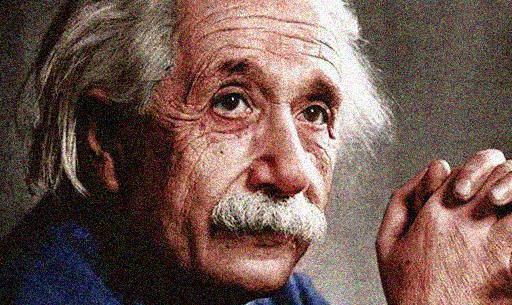
#> input picture 图像去噪综合应用/img/einstein_noisy.jpg, 512 x 305 px, given in place of cat.jpg, which was not available
$ jupyter execute --allow-errors '图像去噪综合应用优化.ipynb'   (older library calls are emulated)
#> lines starting #> are read from the running program, lines starting #| are printed output that depends on the picture; pictures that were not available may be replaced by others from this repository, and a replacement may not be noted
[cell 1]
# skimage.restoration 提供了图像去噪的方法，这里我们使用 denoise_wavelet 方法进行小波去噪
# skimage.io 提供了图像的输入输出功能，这里我们使用 io.imread 读取图像
import matplotlib.pyplot as plt
from skimage.restoration import denoise_wavelet
from skimage.io import imread
from skimage import io

from skimage import img_as_float, io
from skimage.util import random_noise
from skimage.metrics import peak_signal_noise_ratio as psnr
from skimage.restoration import (denoise_tv_chambolle, denoise_bilateral, denoise_wavelet, denoise_nl_means)
import numpy as np

#读图并添加噪音
img = io.imread("cat.jpg", as_gray=True) #灰度图
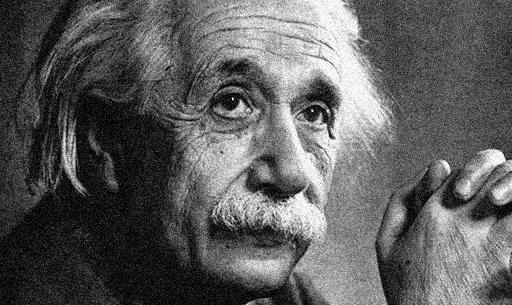
#> img: shape (305, 512) float64; min 0, max 1, mean 0.366
#cat_noise=random_noise(img)  #自己添加噪音图

#读取给定噪音图
cat_noise = io.imread('cat_noisy.jpg',as_gray=True)
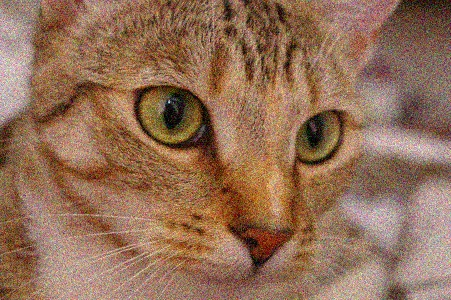
#> input picture 图像去噪综合应用/img/cat_noisy.jpg, 451 x 300 px, found by its file name
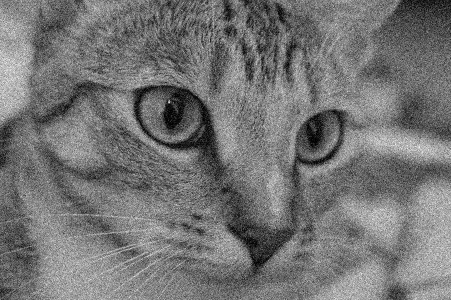
#> cat_noise: shape (300, 451) float64; min 0, max 0.944, mean 0.459

# 利用小波去噪
# 使用 denoise_wavelet 方法对含有噪音的图像 noisy_img 进行小波去噪
start = np.linspace(0,1,101)
start = start[1:]

X = []
Y = []
#print(start)
#> (the rest of this cell did not finish here and is left out)

[cell 2]
from skimage import io
import ipywidgets
from skimage import img_as_float
from skimage.restoration import (denoise_tv_chambolle, denoise_bilateral, denoise_wavelet, denoise_nl_means)
from skimage.metrics import peak_signal_noise_ratio as psnr
import matplotlib.pyplot as plt
import pandas as pd
import numpy as np

def fft2_denoise(img):
    # TODO 完成fft2去噪算法，实现输入为原图，输出为去噪后的图像

    # 1. 载入图像，并将其转换为灰度图像
    im = img
    h, w = im.shape  # 获取图像的高度和宽度

    # 2. 对图像进行二维傅里叶变换，并进行傅里叶平移操作，将低频成分移到中心
    fCoef = np.fft.fftshift(np.fft.fft2(im))

    # 3. 计算振幅谱，通过对数变换增强对比度，便于观察
    amp_im_fft = np.log(np.abs(fCoef))

    # 4. 创建一个掩模，只保留图像中心区域的低频成分，每个角的面积占总面积的10%
    keep = 0.1  # 每一个角落保留1/10的内容
    mask = np.zeros((h, w))
    h_center = h // 2
    w_center = w // 2
    h_d = int(keep * h)
    w_d = int(keep * w)
    h_min = h_center - h_d
    h_max = h_center + h_d
    w_min = w_center - w_d
    w_max = w_center + w_d
    mask[h_min:h_max, w_min:w_max] = 1  # 将中心区域设置为1，其他区域为0

    # 5. 使用掩模对傅里叶系数进行过滤，去除高频噪声
    fCoef_masked = fCoef * mask

    # 6. 对过滤后的傅里叶系数进行逆平移，并通过逆傅里叶变换还原图像，取实部作为结果
    im_denoised = np.fft.ifft2(np.fft.ifftshift(fCoef_masked)).real

    return im_denoised

def optimize_denoise(img_list):
    # 以下虽然用了as_gray=True, 但是对于某些tif仍然无法转化为float
    # 所以仍然要使用img_as_float
    clean_img=img_as_float(io.imread(img_list[0],as_gray=True)) # 干净原图
    noisy_img=img_as_float(io.imread(img_list[1],as_gray=True)) # 有噪音图像
    # TODO 完成此部分代码实现题目要求功能

    # 2. 双边滤波去噪
    bilateral_img = denoise_bilateral(noisy_img, multichannel=False)
    # 3. 全变分去噪
    tv_img = denoise_tv_chambolle(noisy_img)

    # 4. 小波去噪
    wavelet_img = denoise_wavelet(noisy_img)

    # 5. Skimage的非局部均值去噪
    NLM_skimg_denoise_img = denoise_nl_means(noisy_img, patch_size=9, patch_distance=5)

    # 1. fft2 去噪
    fft2_img = fft2_denoise(noisy_img)


    #计算峰噪比
    bilateral_psnr = psnr(clean_img, bilateral_img)
    tv_psnr = psnr(clean_img, tv_img)
    wavelet_psnr = psnr(clean_img, wavelet_img)
    NLM_SK_denoise_psnr = psnr(clean_img, NLM_skimg_denoise_img)
    fft2_psnr = psnr(clean_img, fft2_img)
    print(f'bilateral PSNR:{bilateral_psnr}\ntv PSNR:{tv_psnr}\nwavelet PSNR:{wavelet_psnr}\nNLM PSNR:{NLM_SK_denoise_psnr}\nfft2:{fft2_psnr}')

    #创建数据并关联
    X = ['bilateral_img','tv_img','wavelet_img','NLM_skimg_denoise_img','fft2_img']
    Y = [bilateral_psnr,tv_psnr,wavelet_psnr,NLM_SK_denoise_psnr,fft2_psnr]
    LZ = pd.Series(Y,index = X)
    #print(LZ)   #成功
    img_best = LZ.idxmax()
    #print(img_best)


    fg,ax = plt.subplots(1,3,figsize=(18,6))
    ax[0].imshow(clean_img,cmap='gray')
    ax[0].set_title('clean_img')
    ax[1].imshow(noisy_img,cmap='gray')
    ax[1].set_title('noisy_img')
    #print(LZ.index)

    if img_best == LZ.index[0]:
        ax[2].imshow(bilateral_img,cmap='gray')
        ax[2].set_title(f'bilateral:{LZ[0]}')
    if img_best == LZ.index[1]:
        ax[2].imshow(tv_img,cmap='gray')
        ax[2].set_title(f'tv:{LZ[1]}')
    if img_best == LZ.index[2]:
        ax[2].imshow(wavelet_img,cmap='gray')
        ax[2].set_title(f'wavelet_img:{LZ[2]}')
    if img_best == LZ.index[3]:
        ax[2].imshow(NLM_skimg_denoise_img,cmap='gray')
        ax[2].set_title(f'NLM:{LZ[3]}')
    if img_best == LZ.index[4]:
        ax[2].imshow(fft2_img,cmap='gray')
        ax[2].set_title(f'fft2:{LZ[3]}')

x = ipywidgets.Dropdown(
    options=[('MRI', ("MRI_clean.tif","MRI_noisy.tif")),
             ('cat', ("cat.jpg","cat_noisy.jpg")),
             ('balloon', ("balloon.jpg","balloon_noisy.jpg")),
             ('einstein', ("einstein.jpg","einstein_noisy.jpg")),
             ]
    )
ipywidgets.interact(optimize_denoise, img_list=x)
#> the sliders are set to img_list = <module 'ipywidgets.Dropdown_'
#> (the call stopped at in optimize_denoise, `clean_img=img_as_float(io.imread(img_list[0],as_gray=True))`: ipywidgets is not available in this run)
